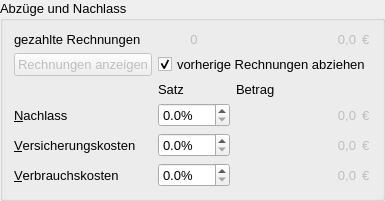
    <widget class="QGroupBox" name="groupBox_reductions">
     <property name="font">
      <font>
       <pointsize>10</pointsize>
       <italic>false</italic>
       <underline>false</underline>
      </font>
     </property>
     <property name="title">
      <string>Abzüge und Nachlass</string>
     </property>
     <property name="flat">
      <bool>true</bool>
     </property>
     <layout class="QGridLayout" name="gridLayout_3">
      <item row="3" column="1">
       <widget class="QLabel" name="label_reduction_percent">
        <property name="text">
         <string>Satz</string>
        </property>
       </widget>
      </item>
      <item row="7" column="0">
       <widget class="QLabel" name="label_reduction_insurance_costs">
        <property name="text">
         <string>&amp;Versicherungskosten</string>
        </property>
        <property name="buddy">
         <cstring>doubleSpinBox_reduction_insurance_costs</cstring>
        </property>
       </widget>
      </item>
      <item row="7" column="1">
       <widget class="QDoubleSpinBox" name="doubleSpinBox_reduction_insurance_costs">
        <property name="sizePolicy">
         <sizepolicy hsizetype="Minimum" vsizetype="Preferred">
          <horstretch>0</horstretch>
          <verstretch>0</verstretch>
         </sizepolicy>
        </property>
        <property name="suffix">
         <string>%</string>
        </property>
        <property name="decimals">
         <number>1</number>
        </property>
        <property name="maximum">
         <double>100.000000000000000</double>
        </property>
       </widget>
      </item>
      <item row="6" column="0">
       <widget class="QLabel" name="label_rebate">
        <property name="text">
         <string>&amp;Nachlass</string>
        </property>
        <property name="buddy">
         <cstring>doubleSpinBox_rebate</cstring>
        </property>
       </widget>
      </item>
      <item row="7" column="5">
       <widget class="QLabel" name="label_currency_7">
        <property name="enabled">
         <bool>false</bool>
        </property>
        <property name="sizePolicy">
         <sizepolicy hsizetype="Maximum" vsizetype="Preferred">
          <horstretch>0</horstretch>
          <verstretch>0</verstretch>
         </sizepolicy>
        </property>
        <property name="text">
         <string>€</string>
        </property>
       </widget>
      </item>
      <item row="8" column="0">
       <widget class="QLabel" name="label_reduction_usage_costs">
        <property name="text">
         <string>&amp;Verbrauchskosten</string>
        </property>
        <property name="buddy">
         <cstring>doubleSpinBox_reduction_usage_costs</cstring>
        </property>
       </widget>
      </item>
      <item row="1" column="0">
       <widget class="QPushButton" name="pushButton_prev_invoices">
        <property name="enabled">
         <bool>false</bool>
        </property>
        <property name="sizePolicy">
         <sizepolicy hsizetype="Minimum" vsizetype="Fixed">
          <horstretch>0</horstretch>
          <verstretch>0</verstretch>
         </sizepolicy>
        </property>
        <property name="text">
         <string>Rechnungen anzeigen</string>
        </property>
       </widget>
      </item>
      <item row="0" column="5">
       <widget class="QLabel" name="label_currency_15">
        <property name="enabled">
         <bool>false</bool>
        </property>
        <property name="sizePolicy">
         <sizepolicy hsizetype="Maximum" vsizetype="Preferred">
          <horstretch>0</horstretch>
          <verstretch>0</verstretch>
         </sizepolicy>
        </property>
        <property name="text">
         <string>€</string>
        </property>
       </widget>
      </item>
      <item row="6" column="1">
       <widget class="QDoubleSpinBox" name="doubleSpinBox_rebate">
        <property name="sizePolicy">
         <sizepolicy hsizetype="Minimum" vsizetype="Preferred">
          <horstretch>0</horstretch>
          <verstretch>0</verstretch>
         </sizepolicy>
        </property>
        <property name="suffix">
         <string>%</string>
        </property>
        <property name="decimals">
         <number>1</number>
        </property>
        <property name="maximum">
         <double>100.000000000000000</double>
        </property>
       </widget>
      </item>
      <item row="0" column="0">
       <widget class="QLabel" name="label_prev_invoices">
        <property name="text">
         <string>gezahlte Rechnungen</string>
        </property>
       </widget>
      </item>
      <item row="8" column="5">
       <widget class="QLabel" name="label_currency_14">
        <property name="enabled">
         <bool>false</bool>
        </property>
        <property name="sizePolicy">
         <sizepolicy hsizetype="Maximum" vsizetype="Preferred">
          <horstretch>0</horstretch>
          <verstretch>0</verstretch>
         </sizepolicy>
        </property>
        <property name="text">
         <string>€</string>
        </property>
       </widget>
      </item>
      <item row="8" column="1">
       <widget class="QDoubleSpinBox" name="doubleSpinBox_reduction_usage_costs">
        <property name="sizePolicy">
         <sizepolicy hsizetype="Minimum" vsizetype="Preferred">
          <horstretch>0</horstretch>
          <verstretch>0</verstretch>
         </sizepolicy>
        </property>
        <property name="suffix">
         <string>%</string>
        </property>
        <property name="decimals">
         <number>1</number>
        </property>
        <property name="maximum">
         <double>100.000000000000000</double>
        </property>
       </widget>
      </item>
      <item row="0" column="1">
       <widget class="QLabel" name="label_prev_invoices_count">
        <property name="enabled">
         <bool>false</bool>
        </property>
        <property name="text">
         <string>0</string>
        </property>
        <property name="alignment">
         <set>Qt::AlignCenter</set>
        </property>
       </widget>
      </item>
      <item row="6" column="5">
       <widget class="QLabel" name="label_currency_6">
        <property name="enabled">
         <bool>false</bool>
        </property>
        <property name="sizePolicy">
         <sizepolicy hsizetype="Maximum" vsizetype="Preferred">
          <horstretch>0</horstretch>
          <verstretch>0</verstretch>
         </sizepolicy>
        </property>
        <property name="text">
         <string>€</string>
        </property>
       </widget>
      </item>
      <item row="1" column="1" colspan="5">
       <widget class="QCheckBox" name="checkBox_reduce_prev_invoices">
        <property name="text">
         <string>vorherige Rechnungen abziehen</string>
        </property>
        <property name="checked">
         <bool>true</bool>
        </property>
       </widget>
      </item>
      <item row="6" column="2" colspan="3">
       <widget class="QLabel" name="label_rebate_amount">
        <property name="enabled">
         <bool>false</bool>
        </property>
        <property name="sizeIncrement">
         <size>
          <width>0</width>
          <height>0</height>
         </size>
        </property>
        <property name="font">
         <font>
          <pointsize>10</pointsize>
          <italic>false</italic>
          <underline>false</underline>
         </font>
        </property>
        <property name="text">
         <string>0,0</string>
        </property>
        <property name="alignment">
         <set>Qt::AlignRight|Qt::AlignTrailing|Qt::AlignVCenter</set>
        </property>
       </widget>
      </item>
      <item row="7" column="2" colspan="3">
       <widget class="QLabel" name="label_reduction_insurance_costs_amount">
        <property name="enabled">
         <bool>false</bool>
        </property>
        <property name="font">
         <font>
          <pointsize>10</pointsize>
          <italic>false</italic>
          <underline>false</underline>
         </font>
        </property>
        <property name="text">
         <string>0,0</string>
        </property>
        <property name="alignment">
         <set>Qt::AlignRight|Qt::AlignTrailing|Qt::AlignVCenter</set>
        </property>
       </widget>
      </item>
      <item row="0" column="2" colspan="3">
       <widget class="QLabel" name="label_prev_invoices_amount">
        <property name="enabled">
         <bool>false</bool>
        </property>
        <property name="sizeIncrement">
         <size>
          <width>0</width>
          <height>0</height>
         </size>
        </property>
        <property name="font">
         <font>
          <pointsize>10</pointsize>
          <italic>false</italic>
          <underline>false</underline>
         </font>
        </property>
        <property name="text">
         <string>0,0</string>
        </property>
        <property name="alignment">
         <set>Qt::AlignRight|Qt::AlignTrailing|Qt::AlignVCenter</set>
        </property>
       </widget>
      </item>
      <item row="8" column="2" colspan="3">
       <widget class="QLabel" name="label_reduction_usage_costs_amount">
        <property name="enabled">
         <bool>false</bool>
        </property>
        <property name="font">
         <font>
          <pointsize>10</pointsize>
          <italic>false</italic>
          <underline>false</underline>
         </font>
        </property>
        <property name="text">
         <string>0,0</string>
        </property>
        <property name="alignment">
         <set>Qt::AlignRight|Qt::AlignTrailing|Qt::AlignVCenter</set>
        </property>
       </widget>
      </item>
      <item row="3" column="2" colspan="4">
       <widget class="QLabel" name="label_reduction_amount">
        <property name="text">
         <string>Betrag</string>
        </property>
       </widget>
      </item>
     </layout>
    </widget>
